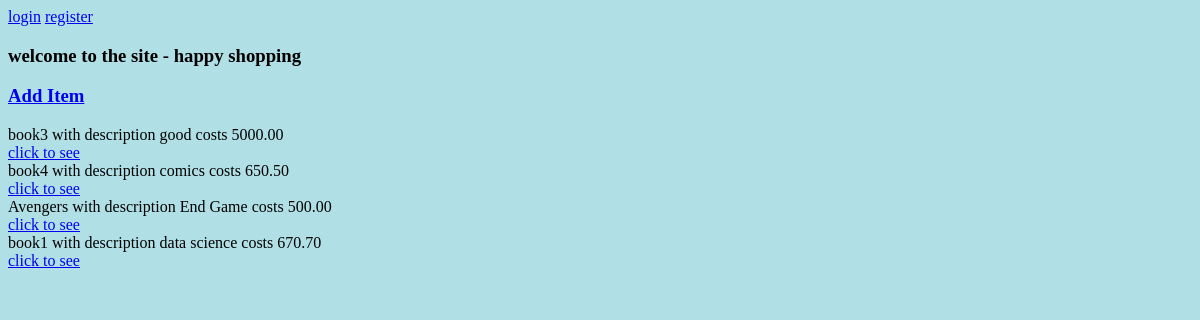
The page /listview/ on the database as committed earlier.
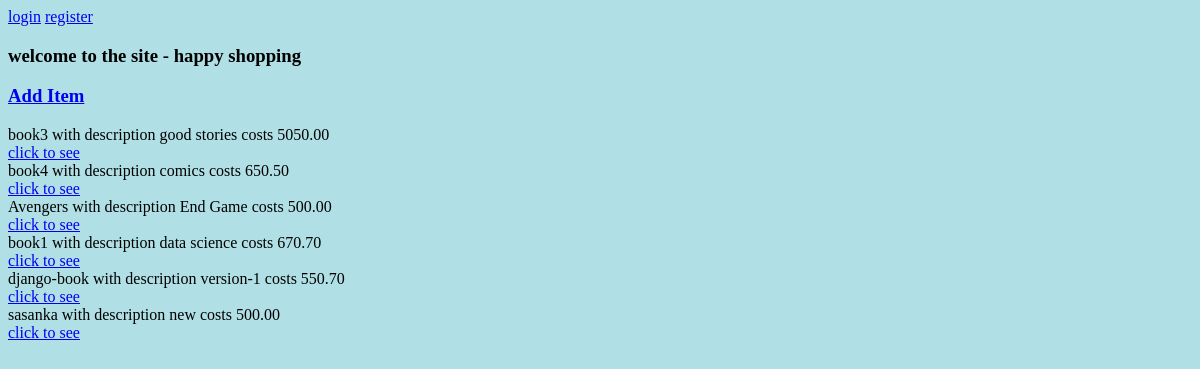
The same page on the database as committed later.
### classitems/models.py (models this page shows)
class newitems(models.Model):
    title=models.CharField(max_length=50)
    description=models.CharField(max_length=100)
    price=models.DecimalField(decimal_places=2,max_digits=1000)
    def get_absolute_url(self):
        return reverse('classitems:itemsdetailview',kwargs={'id':self.id})

### classitems/views.py (the view)
# urls.py: path('listview/',ItemsListview.as_view(),name='itemslistview'),
class ItemsListview(ListView):
    template_name ='classfiles/newitems_list.html'
    queryset = newitems.objects.all()

### templates/classfiles/newitems_list.html
{% extends 'home.html' %}
{% block content %}
<h3><a href="../../createview/">Add Item </a><br></h3>
{% for x in object_list %}
  {{x.title}} with description {{x.description}} costs {{x.price}} </br>
  <a href='{{x.get_absolute_url}}'>click to see </a><br>
{% endfor %}
{% endblock %}

### templates/home.html (shortened to what this page needs)
<!DOCTYPE html>
<html lang="en">
<head>
</head>
<body class="class1">
<nav class="navbar navbar-expand-md navbar-dark bg-steel fixed-top">
    <div class="navbar-nav">
        {% if user.is_authenticated %}
        <a class="nav-item nav-link" href="{% url 'logout' %}">logout</a>
        {% else %}
        <a class="nav-item nav-link" href="{% url 'login' %}">login</a>
        <a class="nav-item nav-link" href="{% url 'register' %}">register</a>
        {% endif %}
     </div>
</nav>
<h3><b>welcome to the site - happy shopping</b></h3>
{% block content %}{% endblock %}
</body>
</html>

### templates/home.html (style rules this page uses)
.class1 { background-color:powderblue; }

Rows that differ between the two databases and show on the page:
changed newitems "book3": description "good" → "good stories"; price "5000.00" → "5050.00"
added newitems: title "django-book", description "version-1", price "550.70"
added newitems: title "sasanka", description "new", price "500.00"
